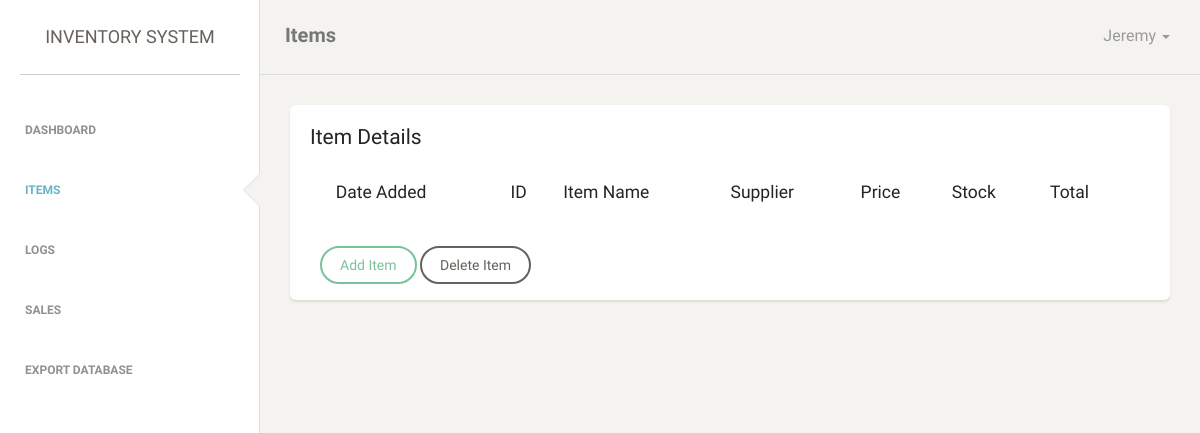
/admin/items.php (signed in), run on an earlier commit of the app's database.
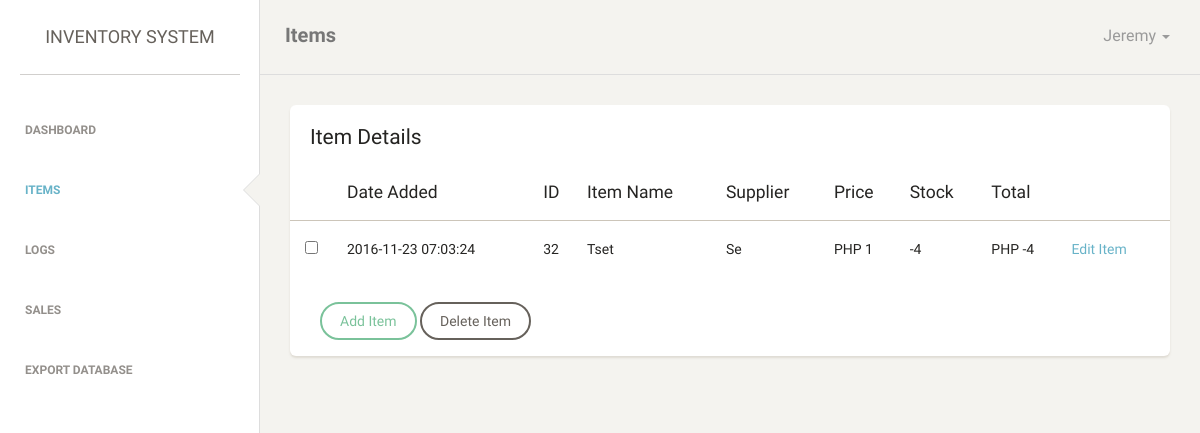
And on a later commit of the database.
### tables this page shows
CREATE TABLE `items` (
  `date_added` datetime NOT NULL,
  `item_id` int(10) NOT NULL,
  `item_name` varchar(20) NOT NULL,
  `supplier_name` varchar(20) NOT NULL,
  `price` int(6) NOT NULL,
  `stock` int(10) NOT NULL,
  `total` int(11) NOT NULL
);

### admin/items.php (the view, shortened to what the changed rows need)
<?php
    include "../php/connect.php";
?>
<!doctype html>
<html lang="en">
<head>
    <link href="assets/css/bootstrap.min.css" rel="stylesheet" />
    <link href="assets/css/animate.min.css" rel="stylesheet"/>
    <link href="assets/css/paper-dashboard.css" rel="stylesheet"/>
    <link href="assets/css/demo.css" rel="stylesheet" />
    <link href="assets/css/themify-icons.css" rel="stylesheet">
    <link href="../css/sweetalert.css" rel="stylesheet">
</head>
<body>
<div class="wrapper">
    <div class="main-panel">
        <div class="content">
            <div class="container-fluid">
                <div class="row">
                    <div class="col-md-12">
                        <div id="my-table">
                            <div class="card">
                                <div class="content table-responsive table-full-width">
                                    <form method="post" action="" id="item-table">
                                    <table class="table table-striped">
                                        <thead>
                                            <th></th>
                                            <th>Date Added</th>
                                            <th>ID</th>
                                            <th>Item Name</th>
                                            <th>Supplier</th>
                                            <th>Price</th>
                                            <th>Stock</th>
                                            <th>Total</th>
                                            <th></th>
                                        </thead>
                                        <tbody>
                                            <?php
                                                $sql = "SELECT * FROM items ORDER BY date_added DESC";
                                                $result = mysqli_query($conn, $sql);
                                                while($rows = mysqli_fetch_array($result)){ ?>
                                                <tr>
                                                    <td><input name="checkbox[]" type="checkbox" id="checkbox[]"
                                                    value="<?php echo $rows['item_id']; ?>"></td>
                                                    <td><?php echo $rows['date_added']; ?></td>
                                                    <td id="item-id-<?php echo $rows['item_id']; ?>"><?php echo $rows['item_id']; ?></td>
                                                    <td id="item-name-<?php echo $rows['item_id']; ?>"><?php echo $rows['item_name']; ?></td>
                                                    <td id="supplier-name-<?php echo $rows['item_id']; ?>"><?php echo $rows['supplier_name']; ?></td>
                                                    <td id="price-<?php echo $rows['item_id']; ?>"><?php echo "PHP " . $rows['price']; ?></td>
                                                    <td><?php echo $rows['stock']; ?></td>
                                                    <td><?php echo "PHP " . ($rows['price'] * $rows['stock']); ?></td>
                                                    <td><a href="#" data-target="#edit-modal" data-toggle="modal" onClick="editclick(this.id);" id="<?php echo $rows['item_id'] ?>">Edit Item</a></td>
                                                </tr>
                                            <?php } ?>
                                        </tbody>
                                    </table>
                                    </form>
                                </div>
                            </div>
                        </div>
                    </div>
                </div>
            </div>
        </div>
    </div>
</div>
</body>
</html>

What changed in the data, as far as the page shows it:
added items: date_added "2016-11-23 07:03:24", item_id "32", item_name "Tset", supplier_name "Se", price "1", stock "-4", $rows['price']*$rows['stock'] "-4"
